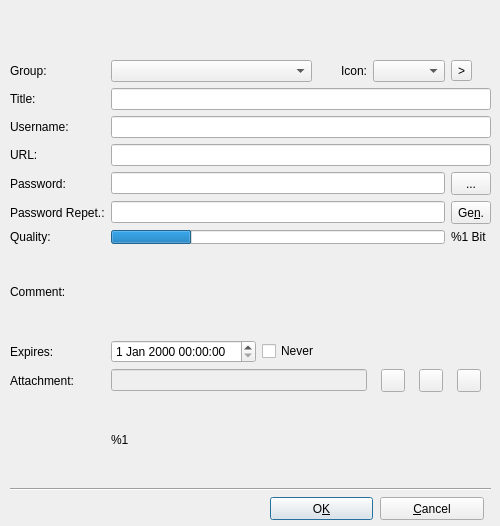
<ui version="4.0" >
 <author>Tarek Saidi</author>
 <comment></comment>
 <exportmacro></exportmacro>
 <class>EditEntryDialog</class>
 <widget class="QDialog" name="EditEntryDialog" >
  <property name="geometry" >
   <rect>
    <x>0</x>
    <y>0</y>
    <width>500</width>
    <height>526</height>
   </rect>
  </property>
  <property name="sizePolicy" >
   <sizepolicy>
    <hsizetype>0</hsizetype>
    <vsizetype>0</vsizetype>
    <horstretch>0</horstretch>
    <verstretch>0</verstretch>
   </sizepolicy>
  </property>
  <property name="minimumSize" >
   <size>
    <width>500</width>
    <height>526</height>
   </size>
  </property>
  <property name="maximumSize" >
   <size>
    <width>500</width>
    <height>526</height>
   </size>
  </property>
  <property name="windowTitle" >
   <string>Edit Entry</string>
  </property>
  <property name="modal" >
   <bool>true</bool>
  </property>
  <widget class="QPushButton" name="ButtonOK" >
   <property name="geometry" >
    <rect>
     <x>270</x>
     <y>497</y>
     <width>103</width>
     <height>23</height>
    </rect>
   </property>
   <property name="text" >
    <string>O&amp;K</string>
   </property>
   <property name="shortcut" >
    <string>Alt+K</string>
   </property>
  </widget>
  <widget class="QPushButton" name="ButtonCancel" >
   <property name="geometry" >
    <rect>
     <x>380</x>
     <y>497</y>
     <width>104</width>
     <height>23</height>
    </rect>
   </property>
   <property name="text" >
    <string>&amp;Cancel</string>
   </property>
   <property name="shortcut" >
    <string>Alt+C</string>
   </property>
  </widget>
  <widget class="QLabel" name="Banner" >
   <property name="geometry" >
    <rect>
     <x>0</x>
     <y>0</y>
     <width>500</width>
     <height>50</height>
    </rect>
   </property>
   <property name="sizePolicy" >
    <sizepolicy>
     <hsizetype>7</hsizetype>
     <vsizetype>5</vsizetype>
     <horstretch>0</horstretch>
     <verstretch>0</verstretch>
    </sizepolicy>
   </property>
   <property name="scaledContents" >
    <bool>true</bool>
   </property>
  </widget>
  <widget class="QWidget" name="layoutWidget" >
   <property name="geometry" >
    <rect>
     <x>10</x>
     <y>60</y>
     <width>481</width>
     <height>431</height>
    </rect>
   </property>
   <layout class="QGridLayout" >
    <property name="margin" >
     <number>0</number>
    </property>
    <property name="spacing" >
     <number>6</number>
    </property>
    <item row="6" column="0" >
     <widget class="QLabel" name="textLabel9" >
      <property name="text" >
       <string>Quality:</string>
      </property>
     </widget>
    </item>
    <item row="9" column="0" >
     <widget class="QLabel" name="textLabel12" >
      <property name="text" >
       <string>Attachment:</string>
      </property>
     </widget>
    </item>
    <item row="4" column="5" >
     <widget class="QToolButton" name="ButtonEchoMode" >
      <property name="sizePolicy" >
       <sizepolicy>
        <hsizetype>1</hsizetype>
        <vsizetype>0</vsizetype>
        <horstretch>0</horstretch>
        <verstretch>0</verstretch>
       </sizepolicy>
      </property>
      <property name="minimumSize" >
       <size>
        <width>0</width>
        <height>23</height>
       </size>
      </property>
      <property name="maximumSize" >
       <size>
        <width>16777215</width>
        <height>23</height>
       </size>
      </property>
      <property name="text" >
       <string>...</string>
      </property>
     </widget>
    </item>
    <item row="1" column="0" >
     <widget class="QLabel" name="textLabel4" >
      <property name="text" >
       <string>Title:</string>
      </property>
     </widget>
    </item>
    <item row="2" column="0" >
     <widget class="QLabel" name="textLabel5" >
      <property name="text" >
       <string>Username:</string>
      </property>
     </widget>
    </item>
    <item row="7" column="0" >
     <widget class="QLabel" name="textLabel10" >
      <property name="text" >
       <string>Comment:</string>
      </property>
     </widget>
    </item>
    <item row="8" column="1" >
     <widget class="QDateTimeEdit" name="DateTime_Expire" />
    </item>
    <item row="10" column="1" >
     <widget class="QLabel" name="Label_AttachmentSize" >
      <property name="text" >
       <string>%1</string>
      </property>
     </widget>
    </item>
    <item row="4" column="1" colspan="4" >
     <widget class="QLineEdit" name="Edit_Password" />
    </item>
    <item row="3" column="0" >
     <widget class="QLabel" name="textLabel7" >
      <property name="text" >
       <string>URL:</string>
      </property>
     </widget>
    </item>
    <item row="5" column="5" >
     <widget class="QToolButton" name="ButtonGenPw" >
      <property name="sizePolicy" >
       <sizepolicy>
        <hsizetype>1</hsizetype>
        <vsizetype>0</vsizetype>
        <horstretch>0</horstretch>
        <verstretch>0</verstretch>
       </sizepolicy>
      </property>
      <property name="minimumSize" >
       <size>
        <width>0</width>
        <height>23</height>
       </size>
      </property>
      <property name="maximumSize" >
       <size>
        <width>16777215</width>
        <height>23</height>
       </size>
      </property>
      <property name="text" >
       <string>Ge&amp;n.</string>
      </property>
     </widget>
    </item>
    <item row="5" column="1" colspan="4" >
     <widget class="QLineEdit" name="Edit_Password_w" />
    </item>
    <item row="0" column="0" >
     <widget class="QLabel" name="textLabel3" >
      <property name="text" >
       <string>Group:</string>
      </property>
     </widget>
    </item>
    <item row="1" column="1" colspan="5" >
     <widget class="QLineEdit" name="Edit_Title" />
    </item>
    <item row="9" column="1" colspan="3" >
     <widget class="QLineEdit" name="Edit_Attachment" >
      <property name="enabled" >
       <bool>false</bool>
      </property>
      <property name="sizePolicy" >
       <sizepolicy>
        <hsizetype>1</hsizetype>
        <vsizetype>0</vsizetype>
        <horstretch>0</horstretch>
        <verstretch>0</verstretch>
       </sizepolicy>
      </property>
     </widget>
    </item>
    <item row="2" column="1" colspan="5" >
     <widget class="QLineEdit" name="Edit_UserName" />
    </item>
    <item row="5" column="0" >
     <widget class="QLabel" name="textLabel8" >
      <property name="text" >
       <string>Password Repet.:</string>
      </property>
     </widget>
    </item>
    <item row="0" column="1" colspan="2" >
     <widget class="QComboBox" name="Combo_Group" />
    </item>
    <item row="3" column="1" colspan="5" >
     <widget class="QLineEdit" name="Edit_URL" />
    </item>
    <item row="4" column="0" >
     <widget class="QLabel" name="textLabel6" >
      <property name="text" >
       <string>Password:</string>
      </property>
     </widget>
    </item>
    <item row="8" column="0" >
     <widget class="QLabel" name="textLabel11" >
      <property name="text" >
       <string>Expires:</string>
      </property>
     </widget>
    </item>
    <item row="7" column="1" colspan="5" >
     <widget class="Q3TextEdit" name="Edit_Comment" />
    </item>
    <item row="11" column="0" colspan="6" >
     <widget class="Line" name="line1" >
      <property name="frameShape" >
       <enum>QFrame::HLine</enum>
      </property>
      <property name="frameShadow" >
       <enum>QFrame::Sunken</enum>
      </property>
      <property name="orientation" >
       <enum>Qt::Horizontal</enum>
      </property>
     </widget>
    </item>
    <item row="9" column="4" colspan="2" >
     <layout class="QHBoxLayout" >
      <property name="margin" >
       <number>0</number>
      </property>
      <property name="spacing" >
       <number>6</number>
      </property>
      <item>
       <widget class="QToolButton" name="ButtonOpenAttachment" >
        <property name="text" >
         <string/>
        </property>
        <property name="icon" >
         <iconset/>
        </property>
       </widget>
      </item>
      <item>
       <widget class="QToolButton" name="ButtonSaveAttachment" >
        <property name="text" >
         <string/>
        </property>
        <property name="icon" >
         <iconset/>
        </property>
       </widget>
      </item>
      <item>
       <widget class="QToolButton" name="ButtonDeleteAttachment" >
        <property name="text" >
         <string/>
        </property>
        <property name="icon" >
         <iconset/>
        </property>
       </widget>
      </item>
     </layout>
    </item>
    <item row="8" column="2" colspan="4" >
     <widget class="QCheckBox" name="CheckBox_ExpiresNever" >
      <property name="text" >
       <string>Never</string>
      </property>
     </widget>
    </item>
    <item row="6" column="5" >
     <widget class="QLabel" name="Label_Bits" >
      <property name="text" >
       <string>%1 Bit</string>
      </property>
     </widget>
    </item>
    <item row="6" column="1" colspan="4" >
     <widget class="QProgressBar" name="Progress_Quali" >
      <property name="minimumSize" >
       <size>
        <width>0</width>
        <height>14</height>
       </size>
      </property>
      <property name="maximumSize" >
       <size>
        <width>16777215</width>
        <height>14</height>
       </size>
      </property>
      <property name="value" >
       <number>24</number>
      </property>
      <property name="textVisible" >
       <bool>false</bool>
      </property>
      <property name="orientation" >
       <enum>Qt::Horizontal</enum>
      </property>
     </widget>
    </item>
    <item row="0" column="3" >
     <widget class="QLabel" name="textLabel1" >
      <property name="text" >
       <string>Icon:</string>
      </property>
      <property name="alignment" >
       <set>Qt::AlignRight|Qt::AlignTrailing|Qt::AlignVCenter</set>
      </property>
     </widget>
    </item>
    <item row="0" column="4" >
     <widget class="QComboBox" name="Combo_IconPicker" />
    </item>
    <item row="0" column="5" >
     <widget class="QToolButton" name="Button_CustomIcons" >
      <property name="text" >
       <string>></string>
      </property>
     </widget>
    </item>
   </layout>
  </widget>
 </widget>
 <layoutdefault spacing="6" margin="11" />
 <pixmapfunction></pixmapfunction>
 <customwidgets>
  <customwidget>
   <class>Q3TextEdit</class>
   <extends></extends>
   <header>q3textedit.h</header>
   <container>0</container>
   <pixmap></pixmap>
  </customwidget>
 </customwidgets>
 <tabstops>
  <tabstop>Combo_Group</tabstop>
  <tabstop>Combo_IconPicker</tabstop>
  <tabstop>Edit_Title</tabstop>
  <tabstop>Edit_UserName</tabstop>
  <tabstop>Edit_URL</tabstop>
  <tabstop>Edit_Password</tabstop>
  <tabstop>Edit_Password_w</tabstop>
  <tabstop>Edit_Comment</tabstop>
  <tabstop>Edit_Attachment</tabstop>
  <tabstop>ButtonOpenAttachment</tabstop>
  <tabstop>ButtonSaveAttachment</tabstop>
  <tabstop>ButtonDeleteAttachment</tabstop>
  <tabstop>ButtonEchoMode</tabstop>
  <tabstop>ButtonGenPw</tabstop>
 </tabstops>
 <resources/>
 <connections/>
</ui>
